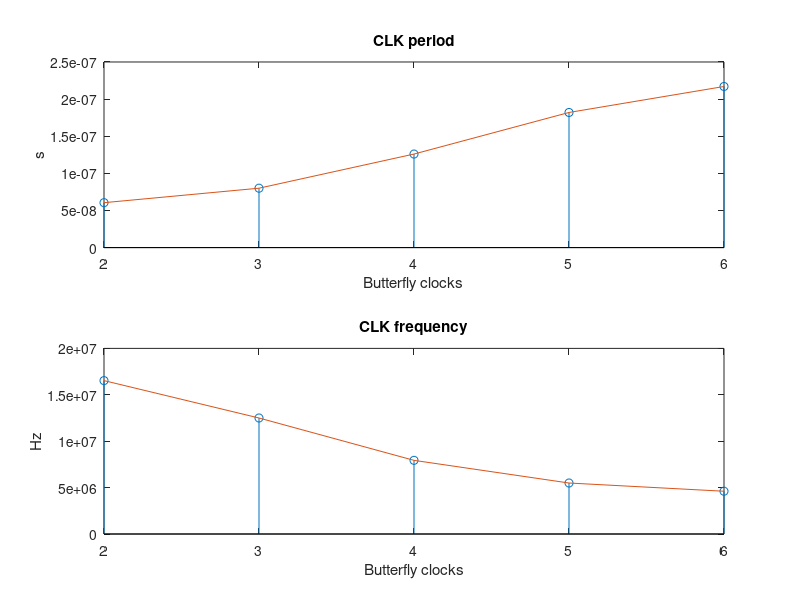

MATLAB code to generate this figure:
BCC = 6;
AWL = 10;
CLK_1 = 100E6;


CLK_1_per = 1/ CLK_1;

%CLK_2_per = CLK_1_per * ceil(N/2^AWL) ;


%CLK_2 = 1/CLK_2_per;

%disp("CLK_1 = " + num2str(CLK_1, "%10.3e"));
%disp("CLK_2 = " + num2str(CLK_2, "%10.3e"));



BCC = [2 3 4 5 6];
CLK_fft = zeros(1, 5);
CLK_data = zeros(1, 5);

CLK_fft(1:end) = 10E-9;
CLK_fft = [5.5E-9 5E-9 6E-9 7E-9 7E-9];

for(i = 1:5)
    if (BCC(i) < 4)
        N = (2^(AWL-1) + 2)*AWL*BCC(i) + 4;
    else
        N = 2^(AWL-1)*AWL*BCC(i) + 4 + 4;
    end
    CLK_data(i) = CLK_fft(i) * ceil(N/2^AWL);
    
end

figure('Name','FFT Timing analysis','NumberTitle','off');
subplot(2, 1, 1);
stem(BCC, CLK_data);
hold on;
plot(BCC, CLK_data);
%%ylim([0.5E-7 4E-7])
%%yticks([50E-9:50E-9:400E-9]);
%%yticklabels({'y = 50ns','y = 100ns','y = 150ns'})
xticks([2:1:6]);
xticklabels({'2','3', '4', '5', '6'})
xlabel("Butterfly clocks");
ylabel("s");
title("CLK period");
subplot(2, 1, 2);
stem(BCC, 1./CLK_data);
hold on;
plot(BCC, 1./CLK_data);
xticks([2:1:6]);
xticklabels({'2','3', '4', '5', '6'})
xlabel("Butterfly clocks");
ylabel("Hz");
title("CLK frequency");


